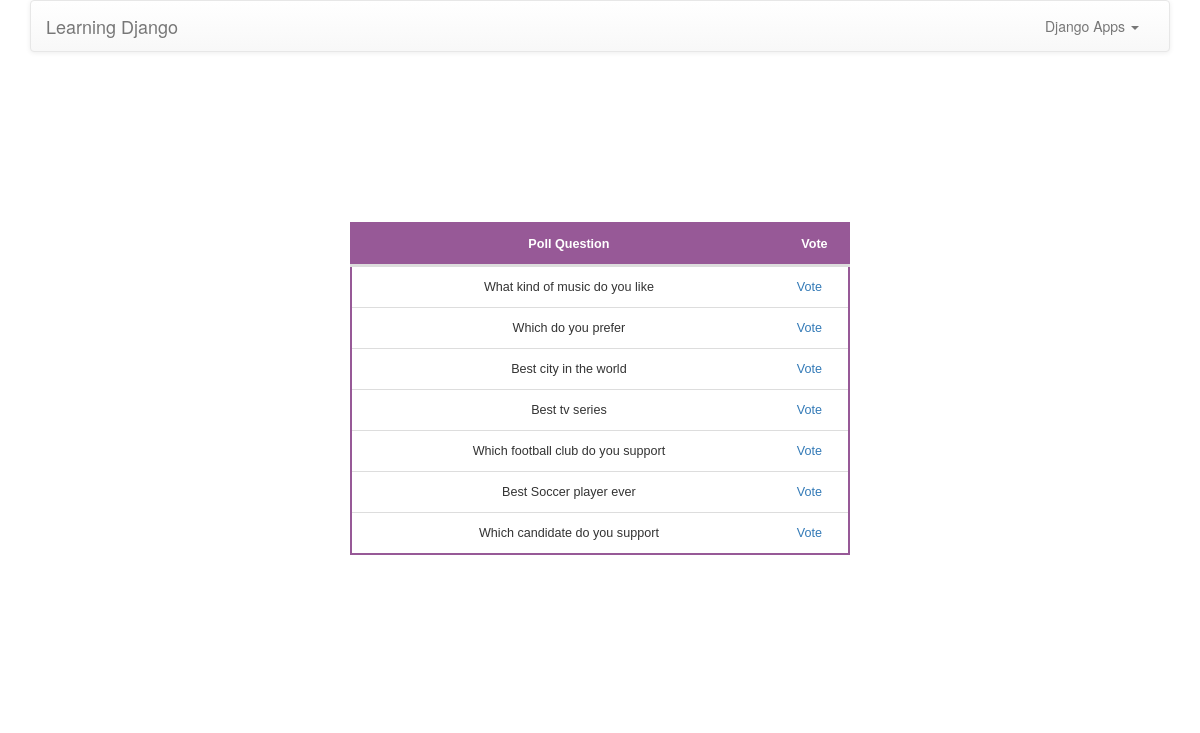
Screenshot of /polls/ with the database file from the repository.
### polls/models.py (models this page shows, shortened)
@python_2_unicode_compatible
class Question(models.Model):
	question_text = models.CharField(max_length=200)
	pub_date = models.DateTimeField('Date Published')

### polls/views.py (the view)
class IndexView(generic.ListView):
    template_name = 'polls/index.html'
    context_object_name = 'latest_question_list'
    def get_queryset(self):
        return Question.objects.order_by('-pub_date')[:10]

### polls/templates/polls/index.html
{% extends 'polls/base.html' %}
{% block content %}
    <div class="container">
        {% if latest_question_list %}
            <table>
            <thead>
                <tr>
                    <th style="text-align: center">Poll Question</th>
                    <th style="text-align: center">Vote</th>
                </tr>
            </thead>
            <tbody>
                {% for question in latest_question_list %}
                    <tr>
                        <td>{{ question.question_text }}</td>
                        <td style="text-align: center"><a href="{% url 'polls:detail' question.id %}">Vote</a></td>
                    </tr>
                {% endfor %}
            </tbody>
            </table>
        {% else %}
            <p>No polls are available.</p>
        {% endif %}
    </div>
{% endblock content %}

### polls/static/polls/style.css (style rules this page uses)
* { margin: 0; padding: 0; box-sizing: border-box; }
table { color: #333; font-family: sans-serif; font-size: .9em; font-weight: 300; text-align: center; line-height: 40px; border-spacing: 0; border: 2px solid #975997; width: 500px; margin: 150px auto; }
thead tr:first-child { background: #975997; color: #fff; border: none; }
th { font-weight: bold; }
th:first-child, td:first-child { padding: 0 15px 0 20px; }
thead tr:last-child th { border-bottom: 3px solid #ddd; }
tbody tr:last-child td { border: none; }
tbody td { border-bottom: 1px solid #ddd; }
td:last-child { text-align: right; padding-right: 10px; }

### rows the page displays
Question: question_text "What kind of music do you like"
Question: question_text "Which do you prefer"
Question: question_text "Best city in the world"
Question: question_text "Best tv series"
Question: question_text "Which football club do you support"
Question: question_text "Best Soccer player ever"
Question: question_text "Which candidate do you support"
